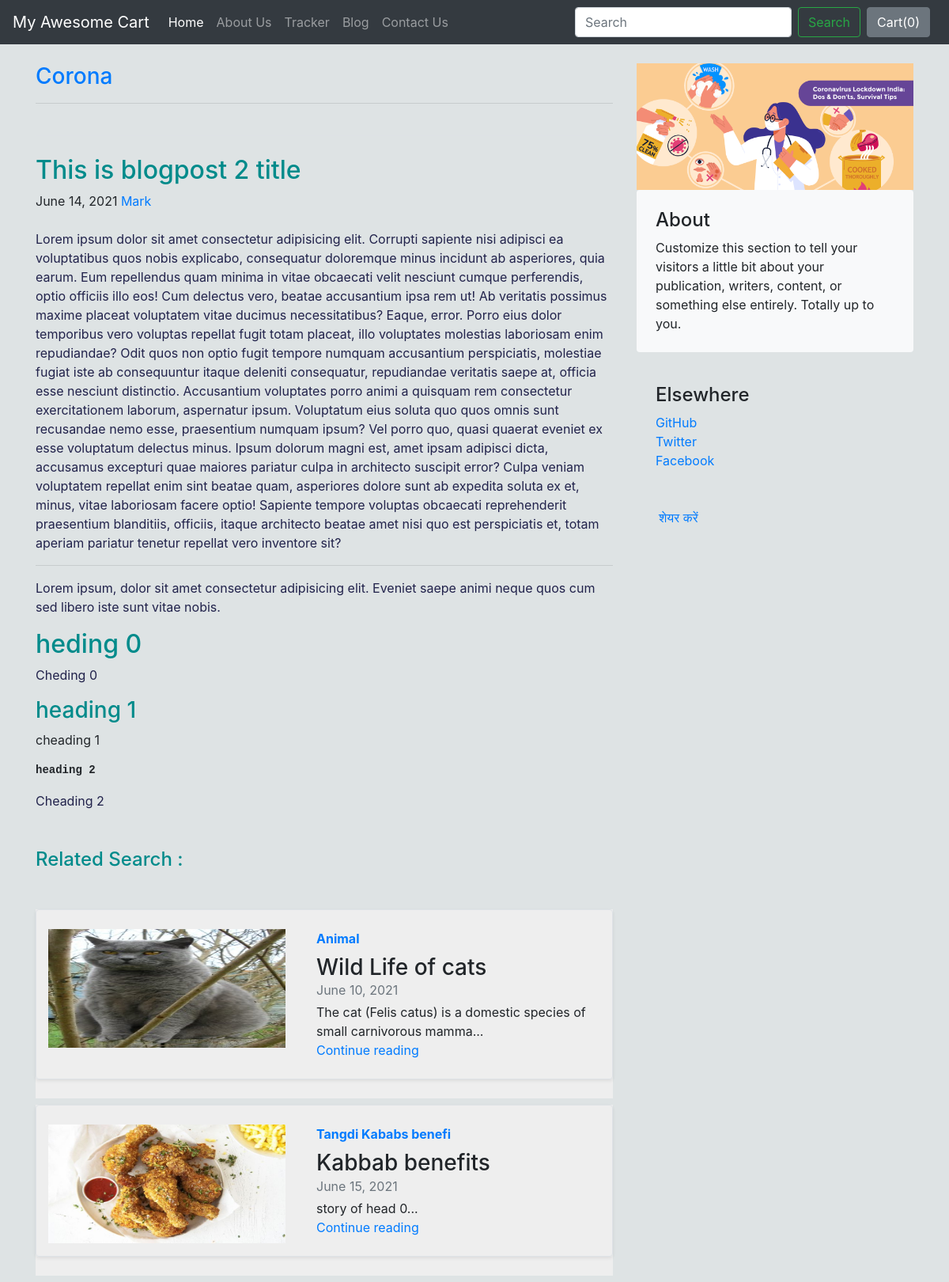
The app's page /blog/blogpost/2 with its own data.
### blog/models.py (models this page shows, shortened)
class Blogpost (models.Model):
    post_id = models.AutoField(primary_key=True) #auto incremented key {as primary key is not st so it will make an idkey as id}
    title = models.CharField(max_length=50)  # assuming that product name will not go more than 50 length
    topic = models.CharField(max_length=20,default= "")
    head0 = models.CharField(max_length=500,default="")
    chead0 = models.CharField(max_length=5000,default="")
    head1 = models.CharField(max_length=500,default="")
    chead1 = models.CharField(max_length=5000,default="")
    head2 = models.CharField(max_length=500,default="")
    chead2 = models.CharField(max_length=5000,default="")
    pub_date = models.DateField(default=timezone.now)
    thumnbnaile = models.ImageField(upload_to = 'shop/images',default = "")

### blog/views.py (the view)
# urls.py: path("blogpost/<int:blogid>", views.blogPost, name="blogPost"),
def blogPost(request, blogid):
    relatedBlogDetails = []
    blogdetails = Blogpost.objects.filter(post_id=blogid)
    relatedBlogDetails.append(Blogpost.objects.filter(post_id=blogid - 1))
    relatedBlogDetails.append(Blogpost.objects.filter(post_id=blogid + 1))
    return render(
        request,
        "blog/blogpost.html",
        {"BlogDetails": blogdetails[0], "RelatedBlogDetails1": relatedBlogDetails},
    )

### blog/templates/blog/blogpost.html (shortened to what this page needs)
{%extends 'blog/basic.html'%}
{% block body %}
<div class="container mt-4">
  <div class="row g-5">
    <div class="col-md-8">
      <h3 class="pb-4 mb-4 fst-italic border-bottom text-primary">
        {{BlogDetails.topic}}
        <hr>
      </h3>
      <article class="blog-post ">
        <h2 class="blog-post-title settitle settitle">{{BlogDetails.title}}</h2>
        <p class="blog-post-meta"> {{BlogDetails.pub_date}} <a href="#">Mark</a></p>
        <p class="setsimpletext">Lorem ipsum dolor sit amet consectetur adipisicing elit. Corrupti sapiente nisi
          adipisci ea voluptatibus quos nobis explicabo, consequatur doloremque minus incidunt ab asperiores, quia
          earum. Eum repellendus quam minima in vitae obcaecati velit nesciunt cumque perferendis, optio officiis illo
          eos! Cum delectus vero, beatae accusantium ipsa rem ut! Ab veritatis possimus maxime placeat voluptatem vitae
          ducimus necessitatibus? Eaque, error. Porro eius dolor temporibus vero voluptas repellat fugit totam placeat,
          illo voluptates molestias laboriosam enim repudiandae? Odit quos non optio fugit tempore numquam accusantium
          perspiciatis, molestiae fugiat iste ab consequuntur itaque deleniti consequatur, repudiandae veritatis saepe
          at, officia esse nesciunt distinctio. Accusantium voluptates porro animi a quisquam rem consectetur
          exercitationem laborum, aspernatur ipsum. Voluptatum eius soluta quo quos omnis sunt recusandae nemo esse,
          praesentium numquam ipsum? Vel porro quo, quasi quaerat eveniet ex esse voluptatum delectus minus. Ipsum
          dolorum magni est, amet ipsam adipisci dicta, accusamus excepturi quae maiores pariatur culpa in architecto
          suscipit error? Culpa veniam voluptatem repellat enim sint beatae quam, asperiores dolore sunt ab expedita
          soluta ex et, minus, vitae laboriosam facere optio! Sapiente tempore voluptas obcaecati reprehenderit
          praesentium blanditiis, officiis, itaque architecto beatae amet nisi quo est perspiciatis et, totam aperiam
          pariatur tenetur repellat vero inventore sit?</p>
        <hr>
        <p class="setsimpletext">Lorem ipsum, dolor sit amet consectetur adipisicing elit. Eveniet saepe animi neque
          quos cum sed libero iste sunt vitae nobis.</p>
        <h2 class="settitle">{{BlogDetails.head0}}</h2>
        <p class="setsimpletext">{{BlogDetails.chead0}}</p>
        <h3 class="settitle">{{BlogDetails.head1}}</h3>
        <p>{{BlogDetails.chead1}}</p>
        <pre><code><strong>{{BlogDetails.head2}}</strong></code></pre>
        <p class="setsimpletext">{{BlogDetails.chead2}}</p>
      </article>
      <h4 class="settitle my-5">Related Search :</h4>
      {% for RelatedBlogDetails in RelatedBlogDetails1 %}
      <div class="container containerbg">
        {% for i in RelatedBlogDetails %}
        <div class="row mb-2">
          <div class="col-md-12">
            <div class="row g-0 border rounded overflow-hidden flex-md-row mb-4 shadow-sm h-md-250 position-relative">
              <div class="col-auto d-none d-lg-block mt-4">
                <img src="/media/{{i.thumnbnaile}}" alt="Not found" class="bd-placeholder-img" width="300" height="150">
              </div>
              <div class="col p-4 d-flex flex-column position-static">
                <strong class="d-inline-block mb-2 text-primary">{{i.topic}}</strong>
                <h3 class="mb-0">{{i.title}}</h3>
                <div class="mb-1 text-muted">{{i.pub_date}}</div>
                <p class="card-text mb-auto">{{i.chead0|slice:"0:70"}}...</p>
                <a href="/blog/blogpost/{{i.post_id}}" class="stretched-link">Continue reading</a>
              </div>
            </div>
          </div>
        </div>
        {% endfor %}
      </div>
      {% endfor %}
    </div>
    <div class="col-md-4">
      <div class="position-sticky" style="top: 2rem;">
        <img src="/media/{{BlogDetails.thumnbnaile}}" alt="Not found" width="350px" height="auto">
        <div class="p-4 mb-3 bg-light rounded">
          <h4 class="fst-italic">About</h4>
          <p class="mb-0">Customize this section to tell your visitors a little bit about your publication, writers,
            content, or something else entirely. Totally up to you.</p>
          </div>
          <div class="p-4">
            <h4 class="fst-italic">Elsewhere</h4>
            <ol class="list-unstyled">
              <li><a href="#">GitHub</a></li>
              <li><a href="#">Twitter</a></li>
              <li><a href="#">Facebook</a></li>
              <div class="fb-share-button my-5 mx-1 " data-href="http://127.0.0.1:8000/blog/blogpost/3" data-layout="button_count"
                data-size="large"><a target="_blank"
                  href="https://www.facebook.com/sharer/sharer.php?u=http%3A%2F%2F127.0.0.1%3A8000%2Fblog%2Fblogpost%2F3&amp;src=sdkpreparse"
                  class="fb-xfbml-parse-ignore">शेयर करें</a></div>
          </ol>
        </div>
      </div>
    </div>
  </div>
</div>
{% endblock %}

### blog/templates/blog/basic.html (style rules this page uses)
body { background: #dee3e4; }

### blog/templates/blog/blogpost.html (style rules this page uses)
.settitle { color: darkcyan; }
.setsimpletext { color: #21224b; }
.containerbg { background: rgb(238, 238, 238); padding-bottom: -30px; }

### records on screen
Blogpost: topic "Corona", title "This is blogpost 2 title", pub_date "June 14, 2021", head0 "heding 0", chead0 "Cheding 0", head1 "heading 1", chead1 "cheading 1", head2 "heading 2", chead2 "Cheading 2", thumnbnaile (picture)
Blogpost: thumnbnaile (picture), topic "Animal", title "Wild Life of cats", pub_date "June 10, 2021", chead0 "The cat (Felis catus) is a domestic species of small carnivorous mamma"
Blogpost: thumnbnaile (picture), topic "Tangdi Kababs benefi", title "Kabbab benefits", pub_date "June 15, 2021", chead0 "story of head 0"
